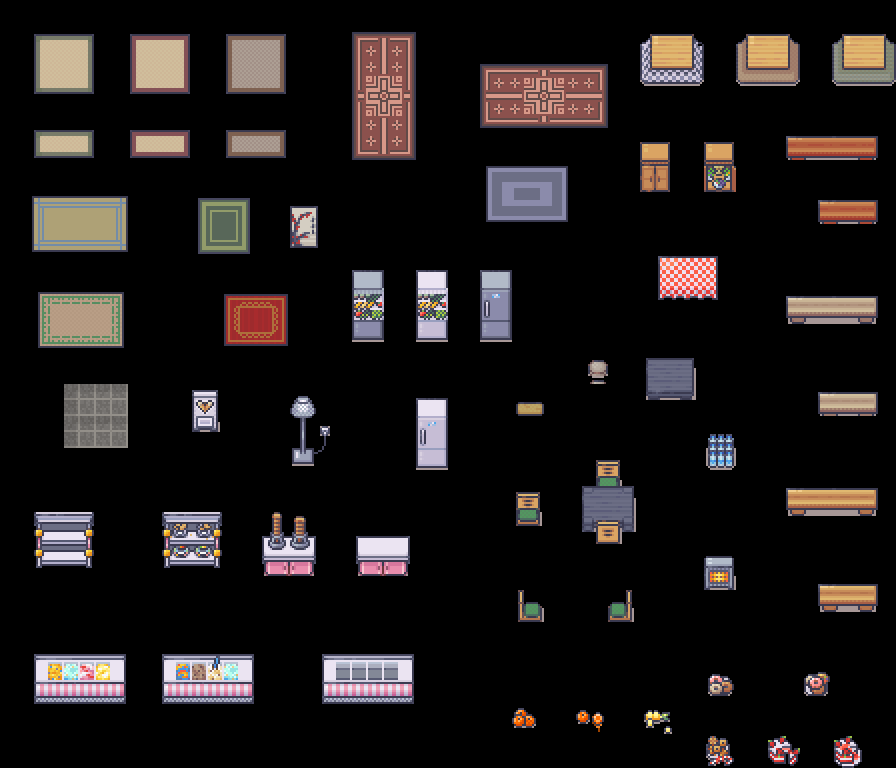

Tiled map render using the project's own tile images. Description and the whole map definition, tile-layer contents included, below:
An orthogonal 28x24 tile map with 32x32 px tiles, 4 tile layers (1_rug, 2_furniture, 3_surface, 4_wall), 5 tilesets.

<map version="1.10" tiledversion="1.12.2" orientation="orthogonal" renderorder="right-down" width="28" height="24" tilewidth="32" tileheight="32" infinite="0" nextlayerid="5" nextobjectid="1">
 <tileset firstgid="1" name="Room_Builder" tilewidth="32" tileheight="32" tilecount="8588" columns="76">
  <image source="tilesets/Room_Builder_32x32.png" width="2432" height="3616" />
 </tileset>
 <tileset firstgid="8589" name="Generic" tilewidth="32" tileheight="32" tilecount="1248" columns="16">
  <image source="tilesets/1_Generic_32x32.png" width="512" height="2496" />
 </tileset>
 <tileset firstgid="9837" name="Japanese" tilewidth="32" tileheight="32" tilecount="512" columns="16">
  <image source="tilesets/20_Japanese_interiors_32x32.png" width="512" height="1024" />
 </tileset>
 <tileset firstgid="10349" name="Kitchen" tilewidth="32" tileheight="32" tilecount="784" columns="16">
  <image source="tilesets/12_Kitchen_32x32.png" width="512" height="1568" />
 </tileset>
 <tileset firstgid="11133" name="Ice_Cream" tilewidth="32" tileheight="32" tilecount="272" columns="16">
  <image source="tilesets/24_Ice_Cream_Shop_32x32.png" width="512" height="544" />
 </tileset>
 <layer id="1" name="1_rug" width="28" height="24">
  <data encoding="csv">
0,0,0,0,0,0,0,0,0,0,0,0,0,0,0,0,0,0,0,0,0,0,0,0,0,0,0,0,
0,9848,9849,0,9842,9843,0,9845,9846,0,0,8998,8999,0,0,0,0,0,0,0,0,0,0,0,0,0,0,0,
0,9864,9865,0,9858,9859,0,9861,9862,0,0,9014,9015,0,0,8948,8949,8950,8951,0,0,0,0,0,0,0,0,0,
0,0,0,0,0,0,0,0,0,0,0,9030,9031,0,0,8964,8965,8966,8967,0,0,0,0,0,0,0,0,0,
0,9749,9750,0,9797,9798,0,9701,9702,0,0,9046,9047,0,0,0,0,0,0,0,0,0,0,0,0,0,0,0,
0,0,0,0,0,0,0,0,0,0,0,0,0,0,0,8805,8806,8807,0,0,0,0,0,0,0,0,0,0,
0,9325,9326,9327,0,0,9094,9095,0,10101,0,0,0,0,0,8821,8822,8823,0,0,0,0,0,0,0,0,0,0,
0,9341,9342,9343,0,0,9110,9111,0,10117,0,0,0,0,0,0,0,0,0,0,0,0,0,0,0,0,0,0,
0,0,0,0,0,0,0,0,0,0,0,0,0,0,0,0,0,0,0,0,0,0,0,0,0,0,0,0,
0,9293,9294,9295,0,0,0,9027,9028,0,0,0,0,0,0,0,0,0,0,0,0,0,0,0,0,0,0,0,
0,9309,9310,9311,0,0,0,9043,9044,0,0,0,0,0,0,0,0,0,0,0,0,0,0,0,0,0,0,0,
0,0,0,0,0,0,0,0,0,0,0,0,0,0,0,0,0,0,0,0,0,0,0,0,0,0,0,0,
0,0,10151,10152,0,0,0,0,0,0,0,0,0,0,0,0,0,0,0,0,0,0,0,0,0,0,0,0,
0,0,10151,10152,0,0,0,0,0,0,0,0,0,0,0,0,0,0,0,0,0,0,0,0,0,0,0,0,
0,0,0,0,0,0,0,0,0,0,0,0,0,0,0,0,0,0,0,0,0,0,0,0,0,0,0,0,
0,0,0,0,0,0,0,0,0,0,0,0,0,0,0,0,0,0,0,0,0,0,0,0,0,0,0,0,
0,0,0,0,0,0,0,0,0,0,0,0,0,0,0,0,0,0,0,0,0,0,0,0,0,0,0,0,
0,0,0,0,0,0,0,0,0,0,0,0,0,0,0,0,0,0,0,0,0,0,0,0,0,0,0,0,
0,0,0,0,0,0,0,0,0,0,0,0,0,0,0,0,0,0,0,0,0,0,0,0,0,0,0,0,
0,0,0,0,0,0,0,0,0,0,0,0,0,0,0,0,0,0,0,0,0,0,0,0,0,0,0,0,
0,0,0,0,0,0,0,0,0,0,0,0,0,0,0,0,0,0,0,0,0,0,0,0,0,0,0,0,
0,0,0,0,0,0,0,0,0,0,0,0,0,0,0,0,0,0,0,0,0,0,0,0,0,0,0,0,
0,0,0,0,0,0,0,0,0,0,0,0,0,0,0,0,0,0,0,0,0,0,0,0,0,0,0,0,
0,0,0,0,0,0,0,0,0,0,0,0,0,0,0,0,0,0,0,0,0,0,0,0,0,0,0,0
</data>
 </layer>
 <layer id="2" name="2_furniture" width="28" height="24">
  <data encoding="csv">
0,0,0,0,0,0,0,0,0,0,0,0,0,0,0,0,0,0,0,0,0,0,0,0,0,0,0,0,
0,0,0,0,0,0,0,0,0,0,0,0,0,0,0,0,0,0,0,0,9985,9986,0,9983,9984,0,9981,9982,
0,0,0,0,0,0,0,0,0,0,0,0,0,0,0,0,0,0,0,0,10001,10002,0,9999,10000,0,9997,9998,
0,0,0,0,0,0,0,0,0,0,0,0,0,0,0,0,0,0,0,0,0,0,0,0,0,0,0,0,
0,0,0,0,0,0,0,0,0,0,0,0,0,0,0,0,0,0,0,0,10035,0,10037,0,10697,10698,10699,10700,
0,0,0,0,0,0,0,0,0,0,0,0,0,0,0,0,0,0,0,0,10051,0,10053,0,0,0,0,0,
0,0,0,0,0,0,0,0,0,0,0,0,0,0,0,0,0,0,0,0,0,0,0,0,0,10694,10695,10696,
0,0,0,0,0,0,0,0,0,0,0,0,0,0,0,0,0,0,0,0,0,0,0,0,0,0,0,0,
0,0,0,0,0,0,0,0,0,0,0,10776,0,10774,0,10727,0,0,0,0,10704,10705,10706,0,0,0,0,0,
0,0,0,0,0,0,0,0,0,0,0,10792,0,10790,0,10743,0,0,0,0,10720,10721,10722,0,10633,10634,10635,10636,
0,0,0,0,0,0,0,0,0,0,0,10808,0,10806,0,10759,0,0,0,0,0,0,0,0,10649,10650,10651,10652,
0,0,0,0,0,0,0,0,0,0,0,0,0,0,0,0,0,0,9901,0,9902,9903,0,0,0,0,0,0,
0,0,0,0,0,0,11148,0,0,10881,10882,0,0,10726,0,0,10079,0,0,0,9918,9919,0,0,0,10630,10631,10632,
0,0,0,0,0,0,11164,0,0,10897,10898,0,0,10742,0,0,0,0,0,0,0,0,0,0,0,0,0,0,
0,0,0,0,0,0,0,0,0,10913,10914,0,0,10758,0,0,0,0,10251,10252,0,0,0,0,0,0,0,0,
0,0,0,0,0,0,0,0,0,0,0,0,0,0,0,0,10265,0,10267,10268,0,0,0,0,10665,10666,10667,10668,
0,11149,11150,0,0,11181,11182,0,11264,11265,0,11268,11269,0,0,0,10281,0,10283,10284,0,0,0,0,10681,10682,10683,10684,
0,11165,11166,0,0,11197,11198,0,11280,11281,0,11284,11285,0,0,0,0,0,0,0,0,0,9978,0,0,0,0,0,
0,0,0,0,0,0,0,0,0,0,0,0,0,0,0,0,10297,0,0,10298,0,0,9994,0,0,10662,10663,10664,
0,0,0,0,0,0,0,0,0,0,0,0,0,0,0,0,10313,0,0,10314,0,0,0,0,0,10678,10679,10680,
0,11319,11224,11351,0,11323,11244,11353,0,0,11145,11146,11147,0,0,0,0,0,0,0,0,0,0,0,0,0,0,0,
0,11335,11240,11367,0,11339,11242,11369,0,0,11161,11162,11163,0,0,0,0,0,0,0,0,0,0,0,0,0,0,0,
0,0,0,0,0,0,0,0,0,0,0,0,0,0,0,0,0,0,0,0,0,0,0,0,0,0,0,0,
0,0,0,0,0,0,0,0,0,0,0,0,0,0,0,0,0,0,0,0,0,0,0,0,0,0,0,0
</data>
 </layer>
 <layer id="3" name="3_surface" width="28" height="24">
  <data encoding="csv">
0,0,0,0,0,0,0,0,0,0,0,0,0,0,0,0,0,0,0,0,0,0,0,0,0,0,0,0,
0,0,0,0,0,0,0,0,0,0,0,0,0,0,0,0,0,0,0,0,0,0,0,0,0,0,0,0,
0,0,0,0,0,0,0,0,0,0,0,0,0,0,0,0,0,0,0,0,0,0,0,0,0,0,0,0,
0,0,0,0,0,0,0,0,0,0,0,0,0,0,0,0,0,0,0,0,0,0,0,0,0,0,0,0,
0,0,0,0,0,0,0,0,0,0,0,0,0,0,0,0,0,0,0,0,0,0,0,0,0,0,0,0,
0,0,0,0,0,0,0,0,0,0,0,0,0,0,0,0,0,0,0,0,0,0,0,0,0,0,0,0,
0,0,0,0,0,0,0,0,0,0,0,0,0,0,0,0,0,0,0,0,0,0,0,0,0,0,0,0,
0,0,0,0,0,0,0,0,0,0,0,0,0,0,0,0,0,0,0,0,0,0,0,0,0,0,0,0,
0,0,0,0,0,0,0,0,0,0,0,0,0,0,0,0,0,0,0,0,0,0,0,0,0,0,0,0,
0,0,0,0,0,0,0,0,0,0,0,0,0,0,0,0,0,0,0,0,0,0,0,0,0,0,0,0,
0,0,0,0,0,0,0,0,0,0,0,0,0,0,0,0,0,0,0,0,0,0,0,0,0,0,0,0,
0,0,0,0,0,0,0,0,0,0,0,0,0,0,0,0,0,0,0,0,0,0,0,0,0,0,0,0,
0,0,0,0,0,0,0,0,0,0,0,0,0,0,0,0,0,0,0,0,0,0,0,0,0,0,0,0,
0,0,0,0,0,0,0,0,0,0,0,0,0,0,0,0,0,0,0,0,0,0,10570,0,0,0,0,0,
0,0,0,0,0,0,0,0,0,0,0,0,0,0,0,0,0,0,0,0,0,0,10586,0,0,0,0,0,
0,0,0,0,0,0,0,0,0,0,0,0,0,0,0,0,0,0,0,0,0,0,0,0,0,0,0,0,
0,0,0,0,0,0,0,0,0,0,0,0,0,0,0,0,0,0,0,0,0,0,0,0,0,0,0,0,
0,0,0,0,0,0,0,0,0,0,0,0,0,0,0,0,0,0,0,0,0,0,0,0,0,0,0,0,
0,0,0,0,0,0,0,0,0,0,0,0,0,0,0,0,0,0,0,0,0,0,0,0,0,0,0,0,
0,0,0,0,0,0,0,0,0,0,0,0,0,0,0,0,0,0,0,0,0,0,0,0,0,0,0,0,
0,0,0,0,0,0,0,0,0,0,0,0,0,0,0,0,0,0,0,0,0,0,0,0,0,0,0,0,
0,0,0,0,0,0,0,0,0,0,0,0,0,0,0,0,0,0,0,0,0,0,11007,0,0,11008,0,0,
0,0,0,0,0,0,0,0,0,0,0,0,0,0,0,0,10905,0,10904,0,10903,0,0,0,0,0,0,0,
0,0,0,0,0,0,0,0,0,0,0,0,0,0,0,0,0,0,0,0,0,0,11107,0,11109,0,11098,0
</data>
 </layer>
 <layer id="4" name="4_wall" width="28" height="24">
  <data encoding="csv">
0,0,0,0,0,0,0,0,0,0,0,0,0,0,0,0,0,0,0,0,0,0,0,0,0,0,0,0,
0,0,0,0,0,0,0,0,0,0,0,0,0,0,0,0,0,0,0,0,0,0,0,0,0,0,0,0,
0,0,0,0,0,0,0,0,0,0,0,0,0,0,0,0,0,0,0,0,0,0,0,0,0,0,0,0,
0,0,0,0,0,0,0,0,0,0,0,0,0,0,0,0,0,0,0,0,0,0,0,0,0,0,0,0,
0,0,0,0,0,0,0,0,0,0,0,0,0,0,0,0,0,0,0,0,0,0,0,0,0,0,0,0,
0,0,0,0,0,0,0,0,0,0,0,0,0,0,0,0,0,0,0,0,0,0,0,0,0,0,0,0,
0,0,0,0,0,0,0,0,0,0,0,0,0,0,0,0,0,0,0,0,0,0,0,0,0,0,0,0,
0,0,0,0,0,0,0,0,0,0,0,0,0,0,0,0,0,0,0,0,0,0,0,0,0,0,0,0,
0,0,0,0,0,0,0,0,0,0,0,0,0,0,0,0,0,0,0,0,0,0,0,0,0,0,0,0,
0,0,0,0,0,0,0,0,0,0,0,0,0,0,0,0,0,0,0,0,0,0,0,0,0,0,0,0,
0,0,0,0,0,0,0,0,0,0,0,0,0,0,0,0,0,0,0,0,0,0,0,0,0,0,0,0,
0,0,0,0,0,0,0,0,0,0,0,0,0,0,0,0,0,0,0,0,0,0,0,0,0,0,0,0,
0,0,0,0,0,0,0,0,0,0,0,0,0,0,0,0,0,0,0,0,0,0,0,0,0,0,0,0,
0,0,0,0,0,0,0,0,0,0,0,0,0,0,0,0,0,0,0,0,0,0,0,0,0,0,0,0,
0,0,0,0,0,0,0,0,0,0,0,0,0,0,0,0,0,0,0,0,0,0,0,0,0,0,0,0,
0,0,0,0,0,0,0,0,0,0,0,0,0,0,0,0,0,0,0,0,0,0,0,0,0,0,0,0,
0,0,0,0,0,0,0,0,0,0,0,0,0,0,0,0,0,0,0,0,0,0,0,0,0,0,0,0,
0,0,0,0,0,0,0,0,0,0,0,0,0,0,0,0,0,0,0,0,0,0,0,0,0,0,0,0,
0,0,0,0,0,0,0,0,0,0,0,0,0,0,0,0,0,0,0,0,0,0,0,0,0,0,0,0,
0,0,0,0,0,0,0,0,0,0,0,0,0,0,0,0,0,0,0,0,0,0,0,0,0,0,0,0,
0,0,0,0,0,0,0,0,0,0,0,0,0,0,0,0,0,0,0,0,0,0,0,0,0,0,0,0,
0,0,0,0,0,0,0,0,0,0,0,0,0,0,0,0,0,0,0,0,0,0,0,0,0,0,0,0,
0,0,0,0,0,0,0,0,0,0,0,0,0,0,0,0,0,0,0,0,0,0,0,0,0,0,0,0,
0,0,0,0,0,0,0,0,0,0,0,0,0,0,0,0,0,0,0,0,0,0,0,0,0,0,0,0
</data>
 </layer>
</map>
